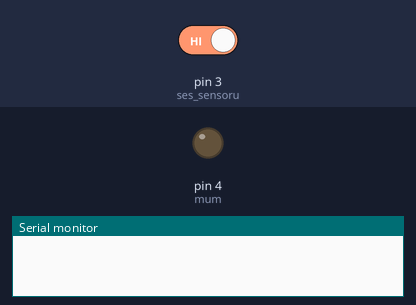
Simulated run of this sketch. Board: Arduino Uno, built with avr-gcc and run on an emulated ATmega328P. On the bench: output pins drawn as LEDs (lit = HIGH), the last lines printed to the serial monitor. The inputs (shaded band) are chosen by the test bench; at power-on: pin 3 (ses_sensoru) HIGH.

Above: at 1.2 s.
1.3 s: pin 3 (ses_sensoru) driven LOW
At 2.4 s:
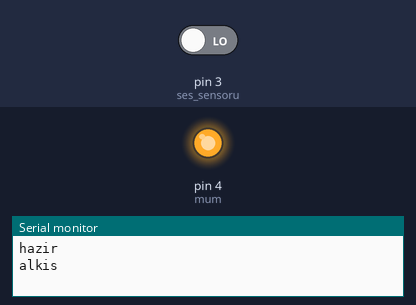
Timing chart, 0 to 4.3 s (numbered marks = the images above; inputs shaded):
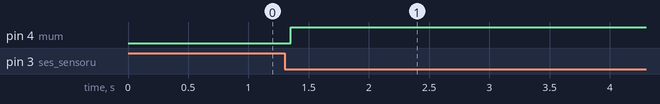

Measured:
- after the input at 1.3 s, pin 4 (mum): LOW → HIGH after 0.05 s

The sketch:

candle_fire.ino
```cpp
#define ses_sensoru 3
#define mum 4
int alkis = 0;
long algilama_araligi_baslangic = 0;
long algilama_araligi = 0;

void setup() {
pinMode(mum,OUTPUT);
pinMode(ses_sensoru,INPUT);
Serial.begin(9600);
}

void loop() {
int sensor_durumu = digitalRead(ses_sensoru);

 if (sensor_durumu == 0){
    if (alkis == 0){
      algilama_araligi_baslangic = algilama_araligi = millis();
      alkis++;
      Serial.println("hazir");
    }
    else if (alkis > 0 && millis()-algilama_araligi >= 50){
      algilama_araligi = millis();
      alkis++;
      Serial.println("alkis");
      digitalWrite(mum,HIGH);
      delay(10000);
      digitalWrite(mum,LOW);
    }
  }
}
```
